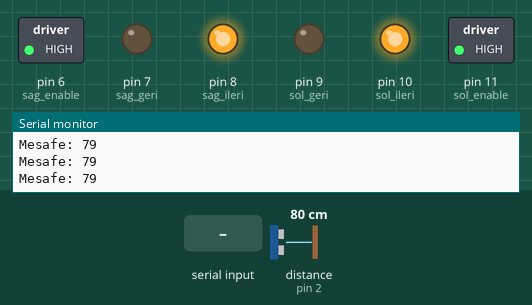
Bench run of a sketch on a simulated Arduino Uno, built with avr-gcc and run on an emulated ATmega328P. Parts: switched loads named in the sketch (green lamp = pin HIGH), output pins drawn as LEDs (lit = HIGH), the last lines printed to the serial monitor. Wiring (inferred from the names in the program): ultrasonic range finder: trigger pin 3; echo pin 2. Dashed ring = blinking. The test bench sets the inputs (shaded band); at power-on: distance to the obstacle (sensor on pin 2) 80 cm. The echo pulse lasts 58.3 µs per cm; pins used as bus, display or sensor lines are not drawn.

Above: at 1.2 s.
1.3 s: distance to the obstacle (sensor on pin 2) set to 22 cm
2.8 s: distance to the obstacle (sensor on pin 2) set to 18 cm
At 3.7 s:
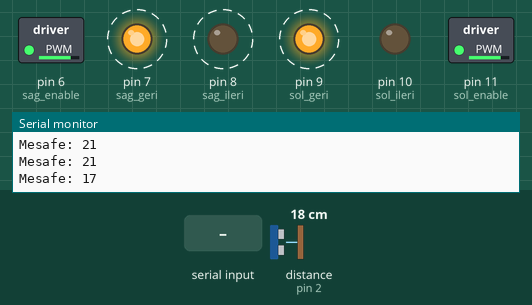
5.8 s: "F" received over Serial
8.8 s: "R" received over Serial
11.8 s: distance to the obstacle (sensor on pin 2) set to 120 cm
At 12.7 s:
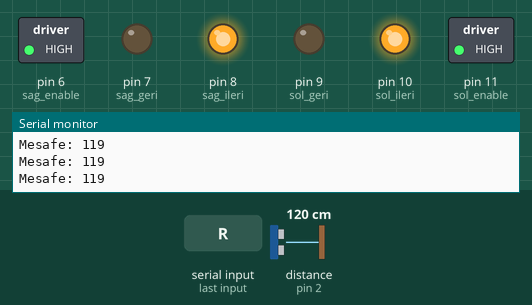
13.3 s: distance to the obstacle (sensor on pin 2) set to 2 cm
At 13.7 s:
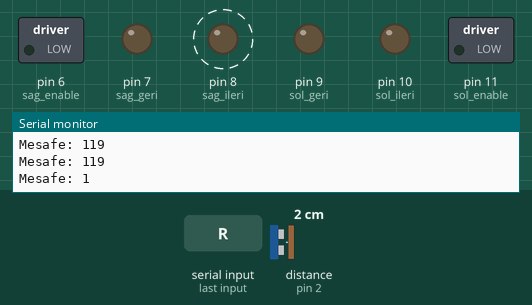
Timing chart, 0 to 17.3 s (numbered marks = the images above; inputs shaded):
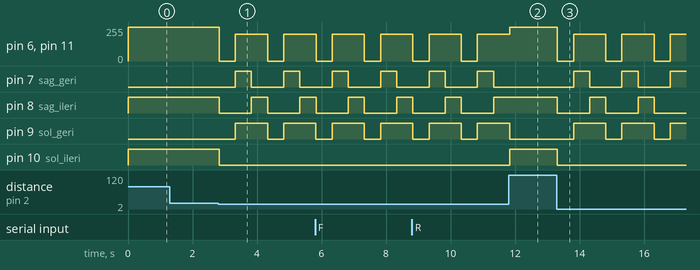

The sketch:

Engel_Kac_2024_12_23.ino
```cpp
int sure = 0;
int mesafe = 0;

const int trig_pin = 3;
const int echo_pin = 2;
const int sag_enable = 6;    // ENABLE B (Sağ motor hız kontrolü)
const int sag_ileri = 8;     // INPUT 3 (Sağ motor ileri kontrolü)
const int sag_geri = 7;      // INPUT 4 (Sağ motor geri kontrolü)
const int sol_ileri = 10;    // INPUT 1 (Sol motor ileri kontrolü)
const int sol_geri = 9;      // INPUT 2 (Sol motor geri kontrolü)
const int sol_enable = 11;   // ENABLE A (Sol motor hız kontrolü)

void setup() {
  pinMode(trig_pin, OUTPUT);
  pinMode(echo_pin, INPUT );
  pinMode(sag_ileri, OUTPUT);
  pinMode(sag_geri, OUTPUT);
  pinMode(sol_ileri, OUTPUT);
  pinMode(sol_geri, OUTPUT);
  pinMode(sag_enable, OUTPUT);
  pinMode(sol_enable, OUTPUT);

  Serial.begin(9600);

  Serial.println("Bluetooth modülü bağlanmayı bekliyor...");
}

void loop() {
  // Ultrasonik sensörle mesafe ölçümü
  digitalWrite(trig_pin, HIGH);
  delayMicroseconds(10);
  digitalWrite(trig_pin, LOW);
  sure = pulseIn(echo_pin, HIGH);
  mesafe = (sure / 2) / 29.1;  // Mesafeyi cm cinsinden hesapla
  Serial.print("Mesafe: ");
  Serial.println(mesafe);

  // Engelden kaçma mekanizması
  if (mesafe < 20) {  // Mesafe 20 cm'den küçükse
    dur();
    delay(500);
    geri();
    delay(500);
    solaDon();
    delay(500);
  } else {  // Mesafe 20 cm'den büyükse
    ileri();
  }

  // Bluetooth kontrolü
  if (Serial.available()) {    // Bluetooth'tan gelen veri var mı?
    char veri = Serial.read(); // Veriyi oku
    Serial.print("Bluetooth veri: ");
    Serial.println(veri);

    if (veri == 'F') ileri();       // 'F' ile ileri git
    else if (veri == 'R') sagaDon(); // 'R' ile sağa dön
    else if (veri == 'L') solaDon(); // 'L' ile sola dön
    else if (veri == 'B') geri();    // 'B' ile geri git
    else if (veri == 'S') dur();     // 'S' ile dur
  }
}

// Araç hareket fonksiyonları
void ileri() {
  digitalWrite(sag_ileri, HIGH);
  digitalWrite(sag_geri, LOW);
  digitalWrite(sol_ileri, HIGH);
  digitalWrite(sol_geri, LOW);
  analogWrite(sag_enable, 255); // Maksimum hız
  analogWrite(sol_enable, 255);
}

void geri() {
  digitalWrite(sag_ileri, LOW);
  digitalWrite(sag_geri, HIGH);
  digitalWrite(sol_ileri, LOW);
  digitalWrite(sol_geri, HIGH);
  analogWrite(sag_enable, 200); // Orta hız
  analogWrite(sol_enable, 200);
}

void solaDon() {
  digitalWrite(sag_ileri, HIGH);
  digitalWrite(sag_geri, LOW);
  digitalWrite(sol_ileri, LOW);
  digitalWrite(sol_geri, HIGH);
  analogWrite(sag_enable, 200); // Orta hız
  analogWrite(sol_enable, 200);
}

void sagaDon() {
  digitalWrite(sag_ileri, LOW);
  digitalWrite(sag_geri, HIGH);
  digitalWrite(sol_ileri, HIGH);
  digitalWrite(sol_geri, LOW);
  analogWrite(sag_enable, 200); // Orta hız
  analogWrite(sol_enable, 200);
}

void dur() {
  digitalWrite(sag_ileri, LOW);
  digitalWrite(sag_geri, LOW);
  digitalWrite(sol_ileri, LOW);
  digitalWrite(sol_geri, LOW);
  analogWrite(sag_enable, 0);
  analogWrite(sol_enable, 0);
}
```

Measured:
- the behaviour switches between 21 and 20 cm on distance to the obstacle (sensor on pin 2) (found by bisection; images 0 and 1)
- after the input at 2.8 s, pin 6 (sag_enable): alternates 200/255 for 1.0 s and 0/255 for 0.50 s, starting at once; pin 7 (sag_geri): alternates HIGH for 0.50 s and LOW for 1.0 s, starting after 0.52 s
- after the input at 11.8 s, pin 7 (sag_geri): stays LOW (without the input it goes to HIGH after 0.54 s); pin 8 (sag_ileri): stays HIGH (without the input it goes to LOW after 0.04 s); pin 9 (sol_geri): goes on until 11.8 s, then stays LOW; pin 10 (sol_ileri): LOW → HIGH at once
- after the input at 13.3 s, pin 6 (sag_enable): alternates 200/255 for 1.0 s and 0/255 for 0.50 s, starting at once; pin 7 (sag_geri): alternates HIGH for 0.50 s and LOW for 1.0 s, starting after 0.51 s
